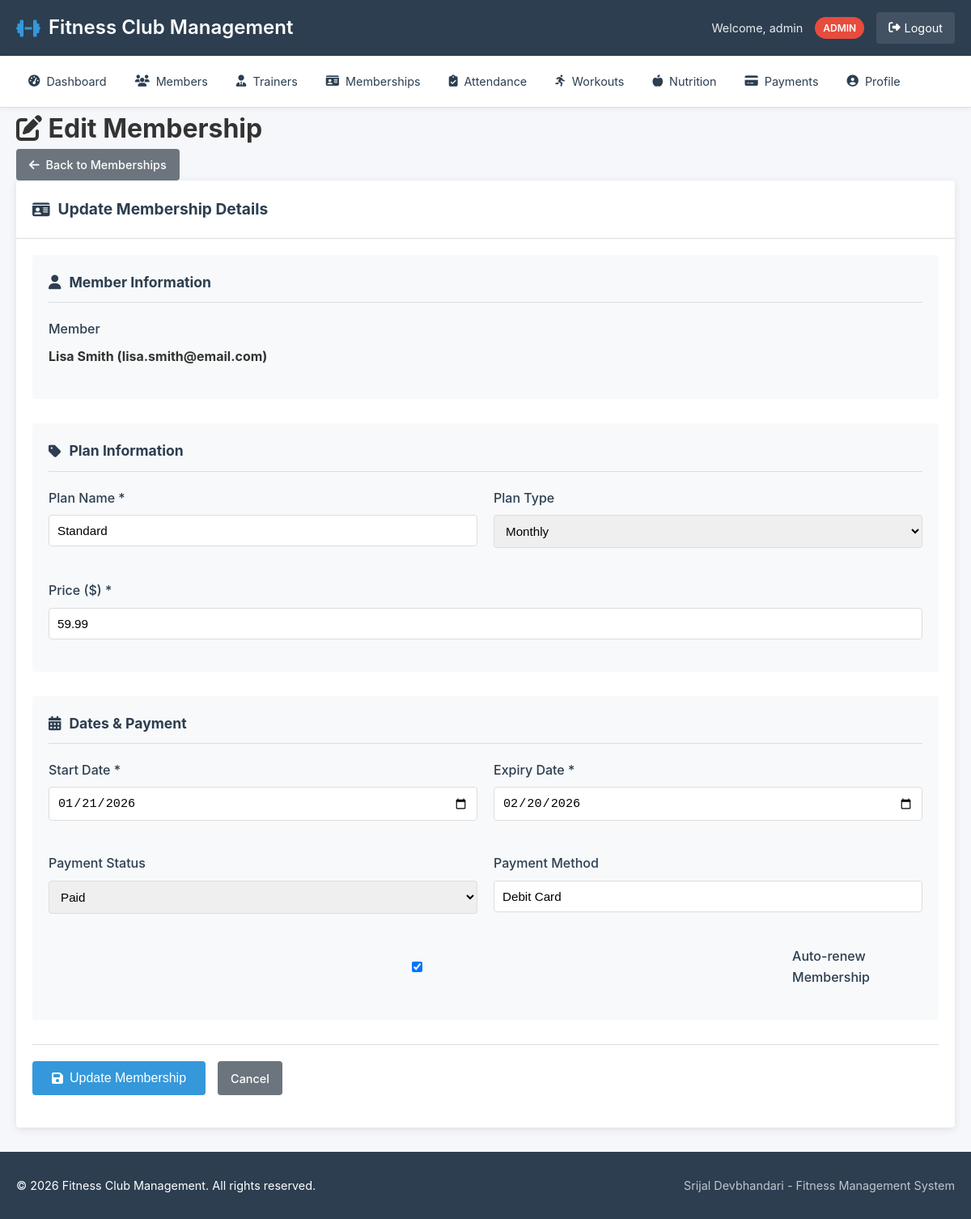
Screenshot of /memberships/edit.php?id=2 (signed in) with the database file from the repository.
### tables this page shows
CREATE TABLE members (
    id INT PRIMARY KEY AUTO_INCREMENT,
    user_id INT UNIQUE,
    first_name VARCHAR(50) NOT NULL,
    last_name VARCHAR(50) NOT NULL,
    email VARCHAR(100) UNIQUE NOT NULL,
    phone VARCHAR(20),
    date_of_birth DATE,
    gender ENUM('Male', 'Female', 'Other'),
    address TEXT,
    emergency_contact VARCHAR(100),
    profile_image VARCHAR(255),
    join_date DATE DEFAULT CURRENT_DATE,
    status ENUM('Active', 'Inactive', 'Suspended') DEFAULT 'Active',
    fitness_goals TEXT,
    medical_notes TEXT,
    height_cm DECIMAL(5,2),
    weight_kg DECIMAL(5,2),
    created_at TIMESTAMP DEFAULT CURRENT_TIMESTAMP,
    updated_at TIMESTAMP DEFAULT CURRENT_TIMESTAMP ON UPDATE CURRENT_TIMESTAMP,
    FOREIGN KEY (user_id) REFERENCES users(id) ON DELETE CASCADE,
    INDEX idx_status (status),
    INDEX idx_name (first_name, last_name)
);

CREATE TABLE memberships (
    id INT PRIMARY KEY AUTO_INCREMENT,
    member_id INT NOT NULL,
    plan_name VARCHAR(50) NOT NULL,
    plan_type ENUM('Monthly', 'Quarterly', 'Annual', 'Pay-as-you-go') DEFAULT 'Monthly',
    price DECIMAL(10,2) NOT NULL,
    start_date DATE NOT NULL,
    expiry_date DATE NOT NULL,
    payment_status ENUM('Paid', 'Pending', 'Overdue') DEFAULT 'Pending',
    payment_method VARCHAR(50),
    auto_renew BOOLEAN DEFAULT TRUE,
    created_at TIMESTAMP DEFAULT CURRENT_TIMESTAMP,
    FOREIGN KEY (member_id) REFERENCES members(id) ON DELETE CASCADE,
    INDEX idx_expiry (expiry_date),
    INDEX idx_status (payment_status)
);

### includes/functions.php (called while the page is built, shortened)
<?php
function e($string)
{
    return htmlspecialchars($string ?? '', ENT_QUOTES, 'UTF-8');
}
?>

### public/memberships/edit.php (the view, shortened to what this page needs)
<?php
require_once '../../config/config.php';
require_once '../../includes/functions.php';
$id = isset($_GET['id']) ? (int) $_GET['id'] : 0;
$stmt = $pdo->prepare("SELECT * FROM memberships WHERE id = ?");
$stmt->execute([$id]);
$membership = $stmt->fetch();
include '../../includes/header.php';
$form_data = [
    'member_id' => $membership['member_id'],
    'plan_name' => $membership['plan_name'],
    'plan_type' => $membership['plan_type'],
    'price' => $membership['price'],
    'start_date' => $membership['start_date'],
    'expiry_date' => $membership['expiry_date'],
    'payment_status' => $membership['payment_status'],
    'payment_method' => $membership['payment_method'],
    'auto_renew' => $membership['auto_renew']
];
$members_stmt = $pdo->query("SELECT id, first_name, last_name, email FROM members ORDER BY first_name");
$members = $members_stmt->fetchAll();
?>
<div class="content-header">
    <h1><i class="fas fa-edit"></i> Edit Membership</h1>
    <div class="header-actions">
        <a href="index.php" class="btn btn-secondary">
            <i class="fas fa-arrow-left"></i> Back to Memberships
        </a>
    </div>
</div>
<div class="content-card">
    <div class="card-header">
        <h2><i class="fas fa-id-card"></i> Update Membership Details</h2>
    </div>
    <div class="card-body">
        <form method="POST" action="" class="form-grid">
            <div class="form-section">
                <h3><i class="fas fa-user"></i> Member Information</h3>
                <div class="form-group">
                    <label>Member</label>
                    <p><strong>
                            <?php
                            foreach ($members as $m) {
                                if ($m['id'] == $form_data['member_id']) {
                                    echo e($m['first_name'] . ' ' . $m['last_name'] . ' (' . $m['email'] . ')');
                                    break;
                                }
                            }
                            ?>
                        </strong></p>
                </div>
            </div>
            <div class="form-section">
                <h3><i class="fas fa-tag"></i> Plan Information</h3>
                <div class="form-row">
                    <div class="form-group">
                        <label for="plan_name">Plan Name *</label>
                        <input type="text" id="plan_name" name="plan_name"
                            value="<?php echo e($form_data['plan_name']); ?>" required>
                    </div>
                    <div class="form-group">
                        <label for="plan_type">Plan Type</label>
                        <select id="plan_type" name="plan_type">
                            <option value="Monthly" <?php echo $form_data['plan_type'] == 'Monthly' ? 'selected' : ''; ?>>
                                Monthly</option>
                        </select>
                    </div>
                </div>
                <div class="form-group">
                    <label for="price">Price ($) *</label>
                    <input type="number" id="price" name="price" step="0.01"
                        value="<?php echo e($form_data['price']); ?>" required>
                </div>
            </div>
            <div class="form-section">
                <h3><i class="fas fa-calendar-alt"></i> Dates & Payment</h3>
                <div class="form-row">
                    <div class="form-group">
                        <label for="start_date">Start Date *</label>
                        <input type="date" id="start_date" name="start_date"
                            value="<?php echo e($form_data['start_date']); ?>" required>
                    </div>
                    <div class="form-group">
                        <label for="expiry_date">Expiry Date *</label>
                        <input type="date" id="expiry_date" name="expiry_date"
                            value="<?php echo e($form_data['expiry_date']); ?>" required>
                    </div>
                </div>
                <div class="form-row">
                    <div class="form-group">
                        <label for="payment_status">Payment Status</label>
                        <select id="payment_status" name="payment_status">
                            <option value="Paid" <?php echo $form_data['payment_status'] == 'Paid' ? 'selected' : ''; ?>>
                                Paid</option>
                        </select>
                    </div>
                    <div class="form-group">
                        <label for="payment_method">Payment Method</label>
                        <input type="text" id="payment_method" name="payment_method"
                            value="<?php echo e($form_data['payment_method']); ?>">
                    </div>
                </div>
                <div class="form-group">
                    <label class="checkbox-label">
                        <input type="checkbox" name="auto_renew" value="1" <?php echo $form_data['auto_renew'] ? 'checked' : ''; ?>> Auto-renew Membership
                    </label>
                </div>
            </div>
            <div class="form-actions">
                <button type="submit" class="btn btn-primary btn-lg">
                    <i class="fas fa-save"></i> Update Membership
                </button>
                <a href="index.php" class="btn btn-secondary">Cancel</a>
            </div>
        </form>
    </div>
</div>
<?php include '../../includes/footer.php'; ?>

### assets/css/style.css (style rules this page uses)
* { margin: 0; padding: 0; box-sizing: border-box; }
:root { --primary-color: #2c3e50; --secondary-color: #3498db; --success-color: #27ae60; --warning-color: #f39c12; --danger-color: #e74c3c; --info-color: #2980b9; --light-color: #ecf0f1; --dark-color: #2c3e50; --gray-color: #95a5a6; --border-color: #ddd; --shadow: 0 2px 10px rgba(0, 0, 0, 0.1); --border-radius: 4px; --transition: all 0.3s ease; }
body { font-family: -apple-system, BlinkMacSystemFont, 'Segoe UI', Roboto, Oxygen, Ubuntu, sans-serif; line-height: 1.6; color: #333; background-color: #f5f7fa; min-height: 100vh; display: flex; flex-direction: column; }
.content-card { background: white; border-radius: var(--border-radius); box-shadow: var(--shadow); margin-bottom: 30px; overflow: hidden; }
.card-header { padding: 20px; border-bottom: 1px solid var(--border-color); display: flex; justify-content: space-between; align-items: center; }
.card-header h2 { font-size: 1.2rem; color: var(--dark-color); display: flex; align-items: center; gap: 10px; }
.card-body { padding: 20px; }
.btn { display: inline-flex; align-items: center; justify-content: center; gap: 8px; padding: 8px 16px; border: none; border-radius: var(--border-radius); font-size: 0.9rem; font-weight: 500; text-decoration: none; cursor: pointer; transition: var(--transition); white-space: nowrap; }
.btn-lg { padding: 12px 24px; font-size: 1rem; }
.btn-primary { background-color: var(--secondary-color); color: white; }
.btn-secondary { background-color: #6c757d; color: white; }
.form-grid { display: flex; flex-direction: column; gap: 30px; }
.form-section { background: #f8f9fa; border-radius: var(--border-radius); padding: 20px; }
.form-section h3 { font-size: 1.1rem; color: var(--dark-color); margin-bottom: 20px; display: flex; align-items: center; gap: 10px; padding-bottom: 10px; border-bottom: 1px solid var(--border-color); }
.form-row { display: grid; grid-template-columns: repeat(auto-fit, minmax(250px, 1fr)); gap: 20px; margin-bottom: 20px; }
.form-group { margin-bottom: 20px; }
.form-group label { display: block; margin-bottom: 8px; font-weight: 500; color: var(--dark-color); display: flex; align-items: center; gap: 8px; }
.form-group input, .form-group select, .form-group textarea { width: 100%; padding: 10px; border: 1px solid var(--border-color); border-radius: var(--border-radius); font-size: 0.95rem; transition: var(--transition); }
.form-actions { display: flex; gap: 15px; padding: 20px 0; border-top: 1px solid var(--border-color); }

### rows the page displays
members: first_name+last_name+email "Lisa Smith (lisa.smith@email.com)"
memberships: plan_name "Standard", plan_type "Monthly", price "59.99", start_date "01/21/2026", expiry_date "02/20/2026", payment_status "Paid", payment_method "Debit Card", auto_renew "☑"

### other values shown
SITE_NAME "Fitness Club Management"
$_SESSION['user_name'] "admin"
$_SESSION['user_role'] "ADMIN"
